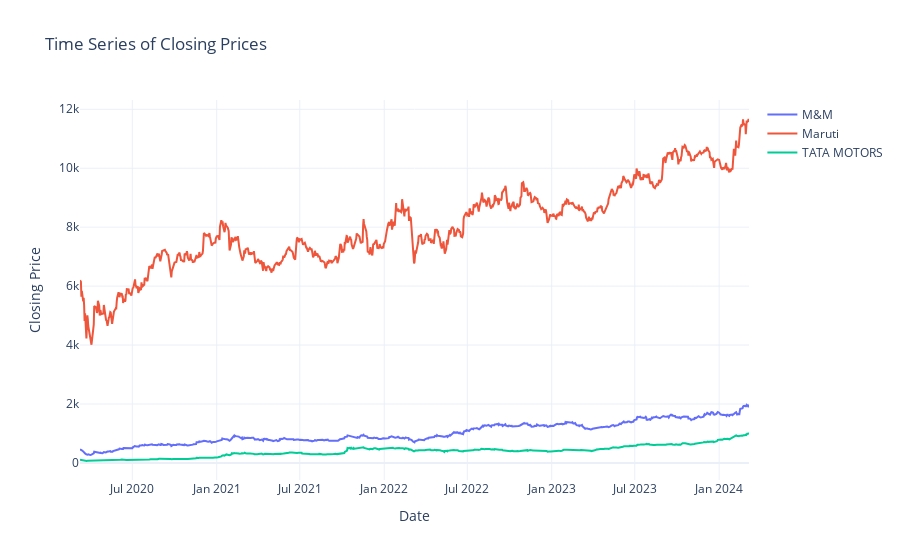

Write notebook code for a chart like this one.
### Code cell
fig= make_subplots(rows= 1,cols =1)
for cols in close_v_comp.columns:
    fig.add_trace(go.Scatter(x=close_v_comp.index, y=close_v_comp[cols], name = cols), row =1, col=1)
fig.update_layout(
title_text='Time Series of Closing Prices',
xaxis_title='Date',
yaxis_title ='Closing Price')
fig.show()

### Figure 1 — Plotly figure (JSON) as saved in the notebook; plotly's stock layout.template omitted (floating-point values rounded to 4 significant figures; data arrays with more than 128 entries replaced by an {"elided": "..."} marker saying what was removed)
{"data": [{"name": "M&M", "type": "scatter", "x": {"elided": "994 str values"}, "xaxis": "x", "y": {"elided": "994 float values"}, "yaxis": "y"}, {"name": "Maruti", "type": "scatter", "x": {"elided": "994 str values"}, "xaxis": "x", "y": {"elided": "994 float values"}, "yaxis": "y"}, {"name": "TATA MOTORS", "type": "scatter", "x": {"elided": "994 str values"}, "xaxis": "x", "y": {"elided": "994 float values"}, "yaxis": "y"}], "layout": {"title": {"text": "Time Series of Closing Prices"}, "xaxis": {"anchor": "y", "domain": [0, 1], "title": {"text": "Date"}}, "yaxis": {"anchor": "x", "domain": [0, 1], "title": {"text": "Closing Price"}}}}
